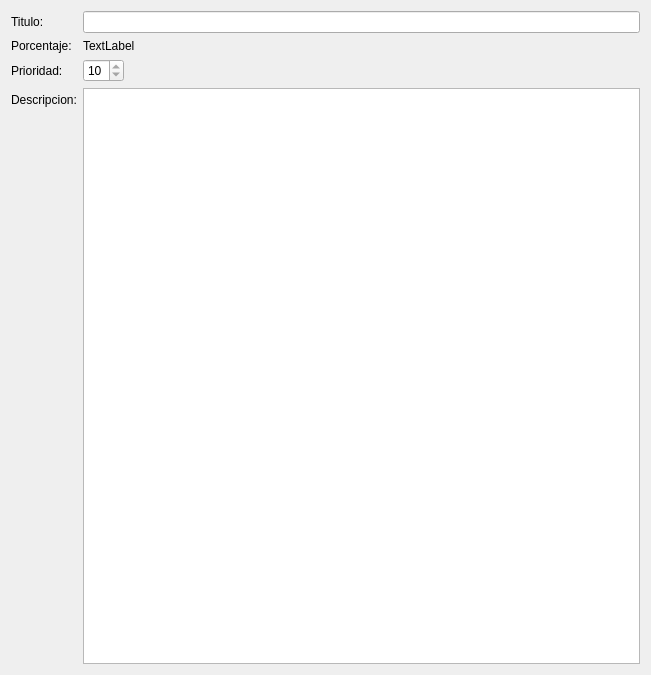
<?xml version="1.0" encoding="UTF-8"?>
<ui version="4.0">
 <class>Widget</class>
 <widget class="QWidget" name="Widget">
  <property name="geometry">
   <rect>
    <x>0</x>
    <y>0</y>
    <width>651</width>
    <height>675</height>
   </rect>
  </property>
  <property name="windowTitle">
   <string>Detalles Experiencia</string>
  </property>
  <layout class="QVBoxLayout" name="verticalLayout">
   <item>
    <layout class="QFormLayout" name="formLayout">
     <item row="1" column="0">
      <widget class="QLabel" name="label">
       <property name="text">
        <string>Titulo:</string>
       </property>
      </widget>
     </item>
     <item row="1" column="1">
      <widget class="QLineEdit" name="titleEdit">
       <property name="readOnly">
        <bool>true</bool>
       </property>
      </widget>
     </item>
     <item row="2" column="0">
      <widget class="QLabel" name="label_2">
       <property name="text">
        <string>Porcentaje:</string>
       </property>
      </widget>
     </item>
     <item row="2" column="1">
      <layout class="QHBoxLayout" name="horizontalLayout_2">
       <property name="spacing">
        <number>0</number>
       </property>
       <item>
        <widget class="QLabel" name="completionLabel">
         <property name="text">
          <string>TextLabel</string>
         </property>
        </widget>
       </item>
      </layout>
     </item>
     <item row="3" column="0">
      <widget class="QLabel" name="label_3">
       <property name="text">
        <string>Prioridad:</string>
       </property>
      </widget>
     </item>
     <item row="3" column="1">
      <layout class="QHBoxLayout" name="horizontalLayout">
       <item>
        <widget class="QSpinBox" name="priorityBox">
         <property name="readOnly">
          <bool>true</bool>
         </property>
         <property name="value">
          <number>10</number>
         </property>
        </widget>
       </item>
       <item>
        <spacer name="horizontalSpacer">
         <property name="orientation">
          <enum>Qt::Horizontal</enum>
         </property>
         <property name="sizeHint" stdset="0">
          <size>
           <width>40</width>
           <height>20</height>
          </size>
         </property>
        </spacer>
       </item>
      </layout>
     </item>
     <item row="5" column="0">
      <widget class="QLabel" name="label_7">
       <property name="text">
        <string>Descripcion:</string>
       </property>
      </widget>
     </item>
     <item row="5" column="1">
      <widget class="QTextBrowser" name="descriptionEdit">
       <property name="readOnly">
        <bool>true</bool>
       </property>
       <property name="textInteractionFlags">
        <set>Qt::TextBrowserInteraction</set>
       </property>
       <property name="openLinks">
        <bool>false</bool>
       </property>
      </widget>
     </item>
    </layout>
   </item>
  </layout>
 </widget>
 <resources/>
 <connections/>
</ui>
